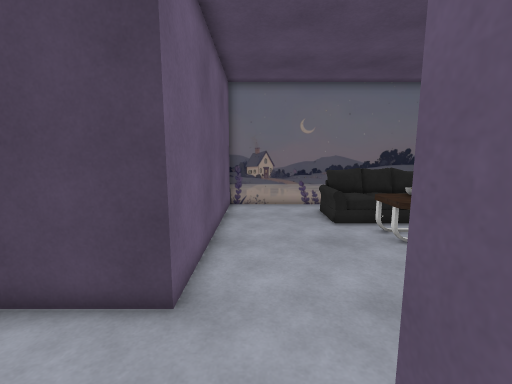
View 1 (above)

12 first-person views from a walk through a 3-D level made in the Unity game engine. The camera is 1.5 m above the floor, tilts 8° down and sees 90° across. The floor is counted in squares, 0.5 m on a side. Each view is taken from the middle of a square. On the plan, view 1 faces up. The plan holds only what a view shows up to about 19 squares ahead; the rest is blank. The player is left out. Some surface patterns are stand-ins.

View 2
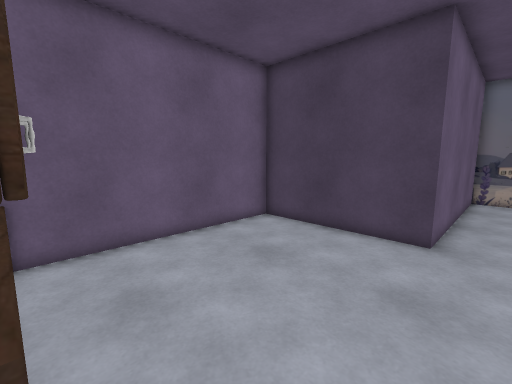

View 3
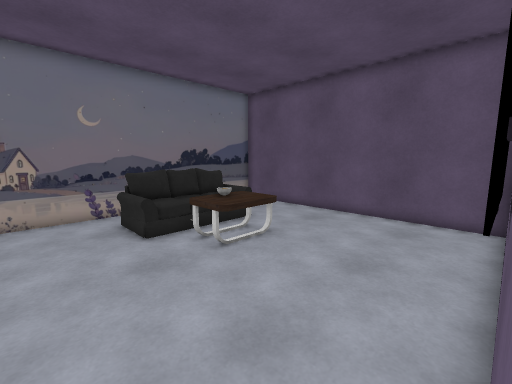

View 4
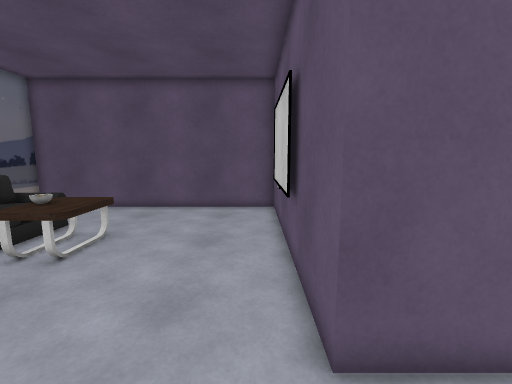

View 5
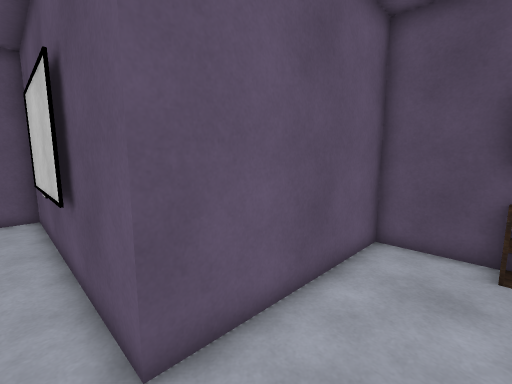

View 6
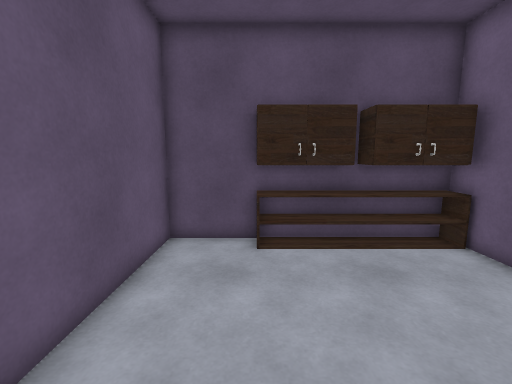

View 7
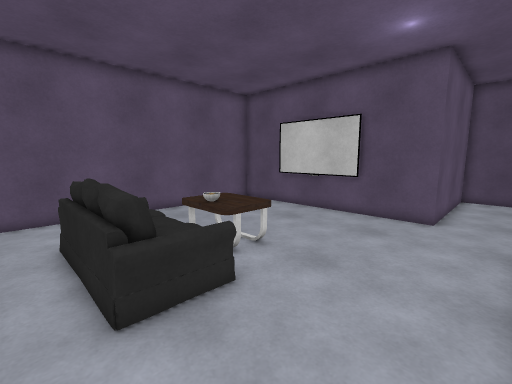

View 8
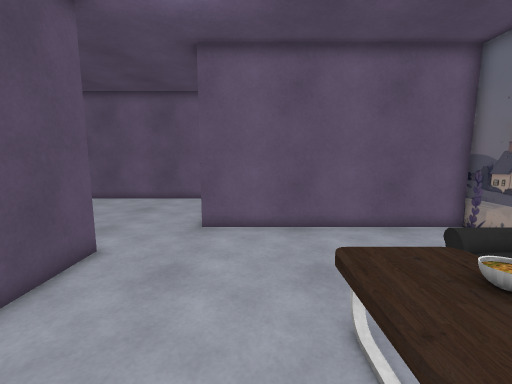

View 9
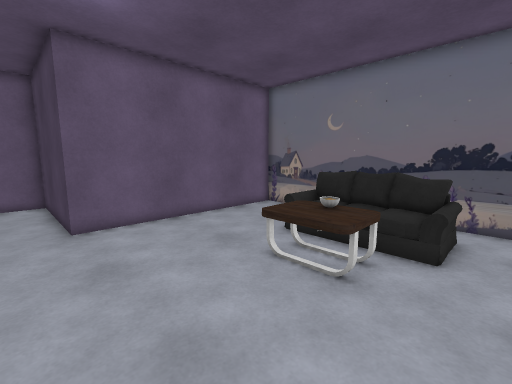

View 10
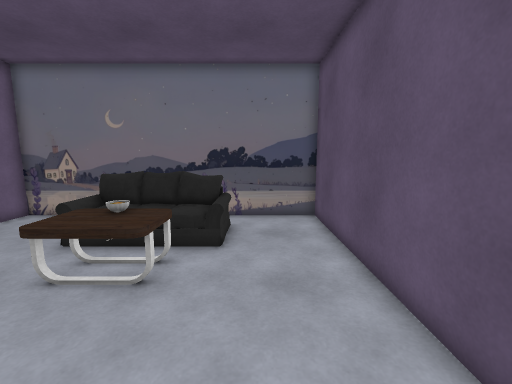

View 11
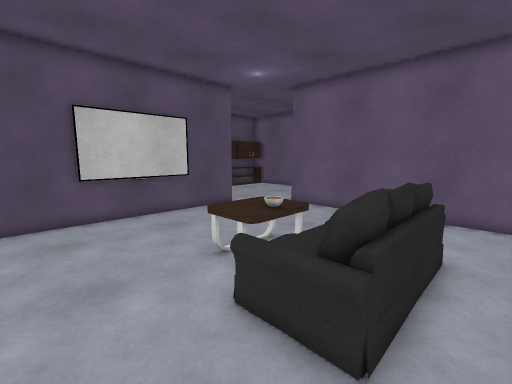

View 12
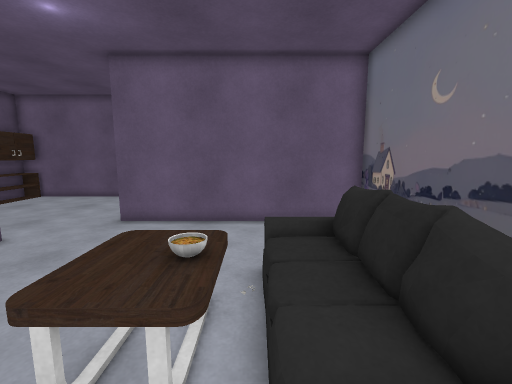

### Floor plan
Key: @ floor where view 1 was taken; # wall or solid block; . floor; = window, fence, low wall or low ledge; ^ raised ledge; C cup; O other object.
Columns run from 9 left of view 1 to 13 right of it. Each row starts with its distance up from view 1.
 16        ################
 15        #..............#
 14        #.....^^^=^=...#
 13        #....==###^=...#
 12        #....==OOO==...#
 11        #.....==..==...#
 10        #......^C^.....#
  9        #......^^^.....#
  8        #.......^^.....#
  7        #..............#
  6        #..............#
  5 ########..............#
  4 #.....................#
  3 #.....................#
  2 #.........#############
  1 #.........#
  0 #........@#
 -1 #.........#
 -2 #.........#
 -3 #.........#
 -4 #.........#
 -5 ########..#
 -6   #########

Positions as (right, up) in squares from view 1, and headings:
1: (0, 0), facing up
2: (0, -5), facing up-left
3: (0, 2), facing up-right
4: (-2, 3), facing right
5: (-2, 3), facing down-right
6: (-2, 3), facing down
7: (-1, 15), facing down-right
8: (9, 7), facing left
9: (10, 3), facing up-left
10: (10, 3), facing up
11: (12, 15), facing down-left
12: (10, 11), facing left
